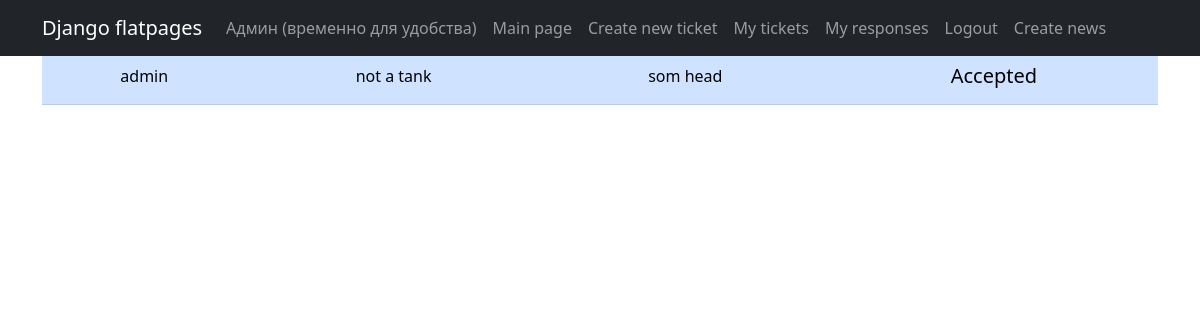
/ticket/1/responds/ (signed in), run on an earlier commit of the app's database.
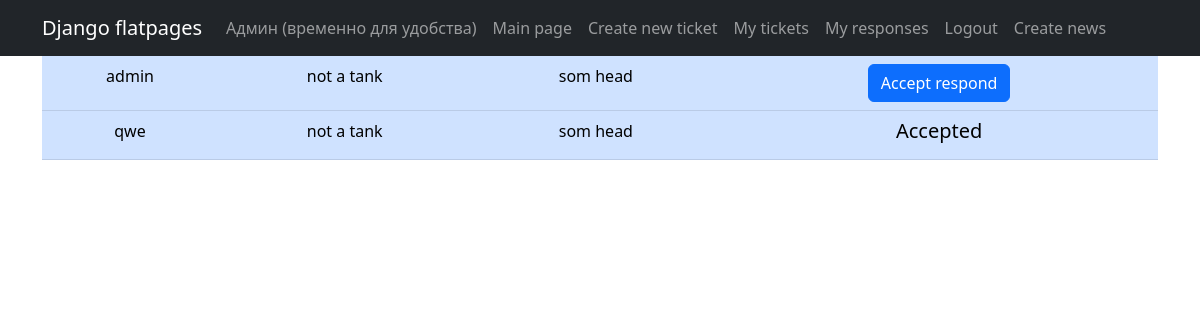
And on a later commit of the database.
### tickets/models.py (models this page shows, shortened)
class Responds(models.Model):  # автоматическое определение респондера при создании
    ticket = models.ForeignKey(Ticket, on_delete=models.CASCADE)
    responder = models.ForeignKey(User, on_delete=models.CASCADE)
    is_accepted = models.BooleanField(default=False)

class Ticket(models.Model):
    author = models.ForeignKey(User, on_delete=models.CASCADE)
    head = models.CharField(max_length=200)
    body = CKEditor5Field('Text', config_name='extends')
    category = models.CharField(choices=categories, max_length=25)
    pubdate = models.DateField(auto_now_add=True)

### tickets/views.py (the view, shortened to what this page needs)
# urls.py: path('ticket/<int:pk>/responds/', ticket_responds, name='ticket_responds'),
@login_required
def ticket_responds(request, pk):
    data = Ticket.objects.filter(pk=pk)
    if data:
        for dat in data:
            if dat.author == request.user:
                responds_qs = Responds.objects.filter(ticket=dat)
                context = {'responds': responds_qs, 'ticket': dat, }
                return render(request, 'ticket_responds.html', context)
            else:
                return HttpResponseForbidden()
    else:
        raise Http404

### templates/ticket_responds.html (shortened to what this page needs)
{% extends 'flatpages/default.html' %}
    {% block content %}
    {% if responds %}
    <table class="table table-primary">
    {% for respond in responds %}
        <tr>
            <td>
                {{ respond.responder }}
            </td>
            <td>
                {{ ticket.category }}
            </td>
            <td>
                {{ ticket.head }}
            </td>
            <td>
                {% if respond.is_accepted %}
                <a class="btn btn-primary" href="{% url 'respond_conformation' respond.id %}">Accept respond</a>
                {% else %}
                <h5>Accepted</h5>
                {% endif %}
            </td>
        </tr>
    {% endfor %}
    </table>
    {% else %}
    <h5>Nobody responded to this ticket yet</h5>
    {% endif %}
    {% endblock content %}

What changed in the data, as far as the page shows it:
changed Responds "admin": is_accepted "Accepted" → "Accept respond"
added Responds: responder "qwe", {{ ticket.category }} "not a tank", {{ ticket.head }} "som head", is_accepted "Accepted"
